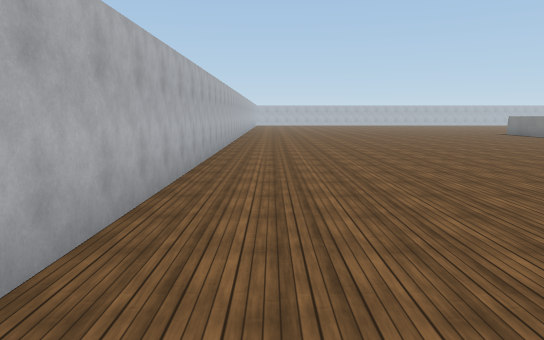
view 1 (above)

23 first-person views from a walk through a world built for the Webots simulator. The camera is 1 m above the floor, tilts 8° down and sees 70° across. The floor is counted in squares, 1 m on a side. Each view is taken from the middle of a square. On the plan, view 1 faces up. The plan holds only what a view shows up to about 14 squares ahead; the rest is blank. The place goes on beyond the plan. The robots in the file are not drawn. Webots' stock objects and surfaces are drawn as simple stand-ins.

view 2
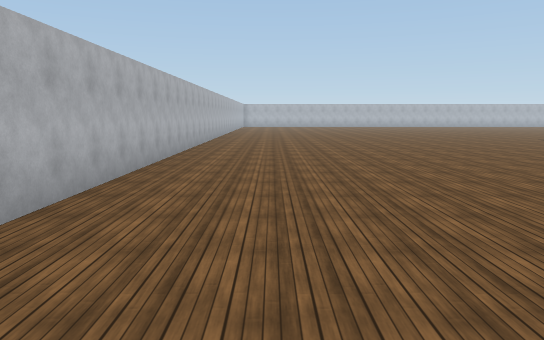

view 3
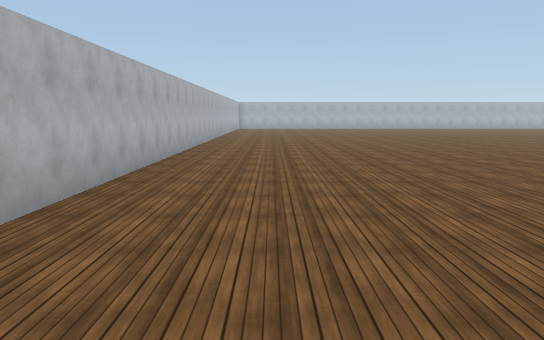

view 4
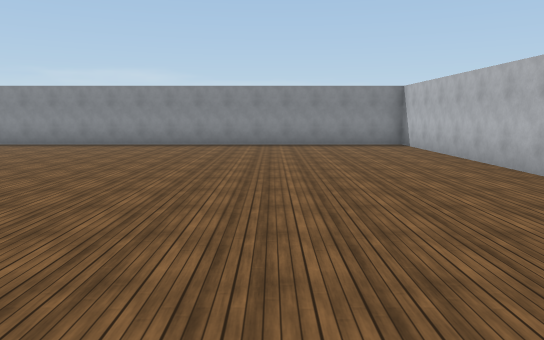

view 5
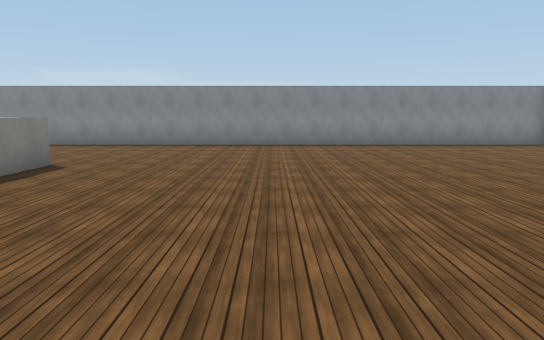

view 6
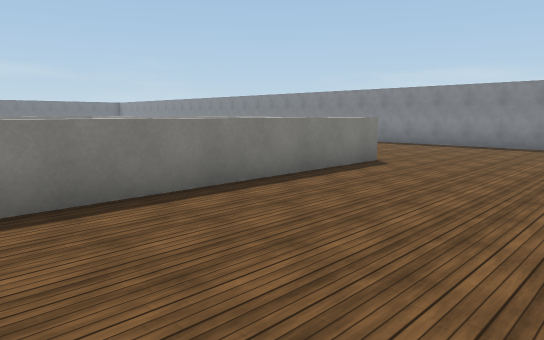

view 7
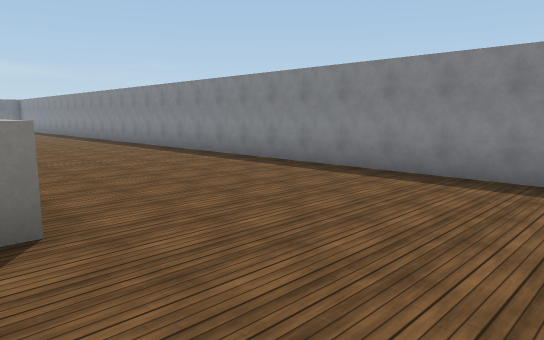

view 8
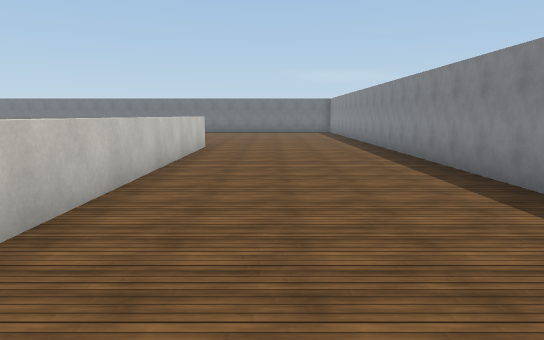

view 9
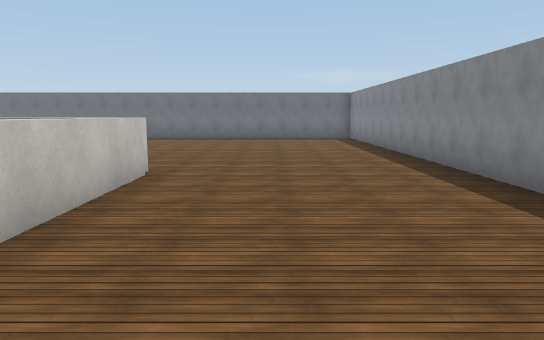

view 10
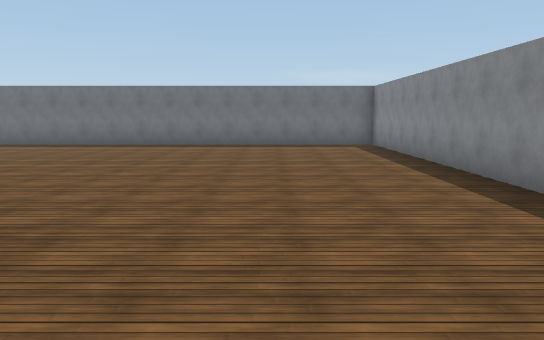

view 11
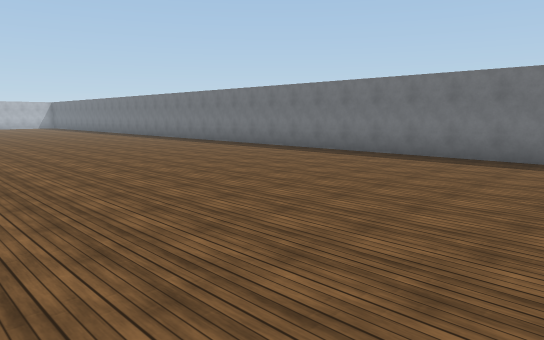

view 12
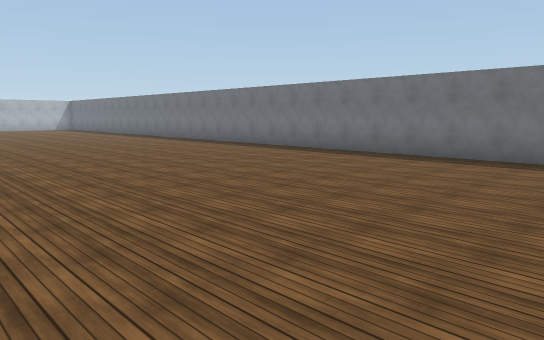

view 13
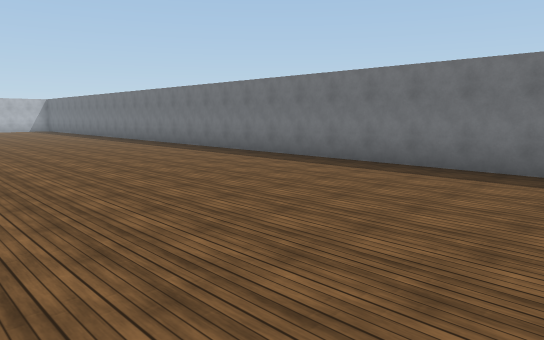

view 14
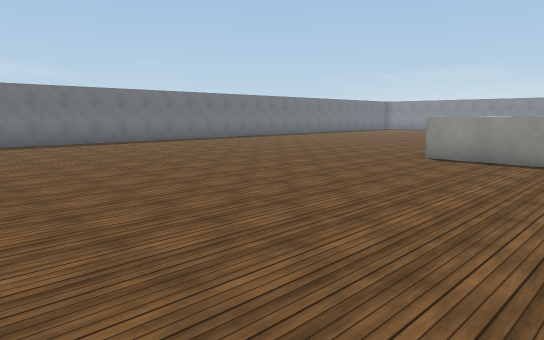

view 15
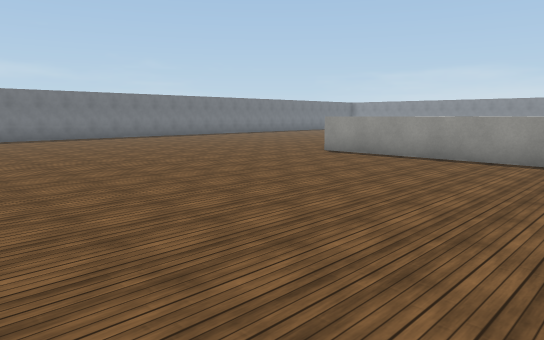

view 16
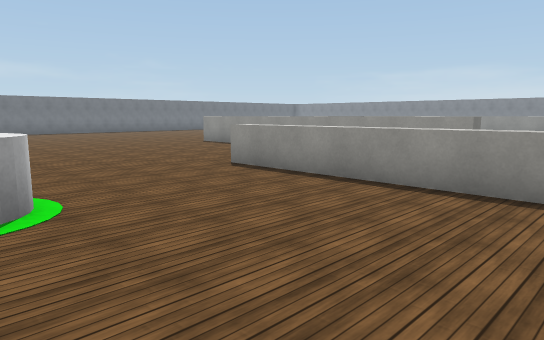

view 17
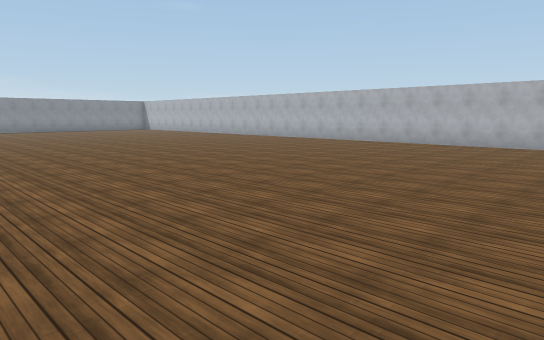

view 18
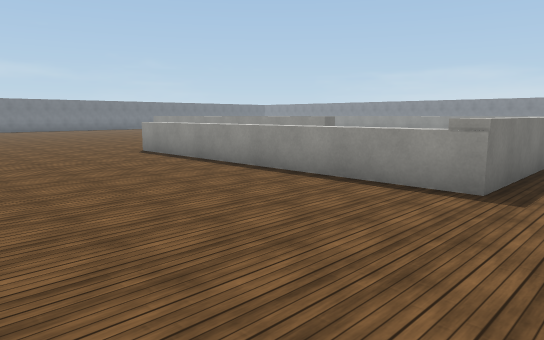

view 19
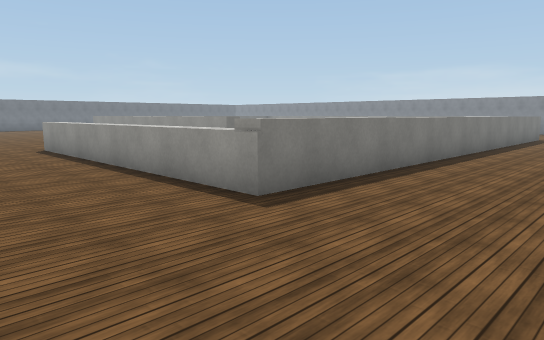

view 20
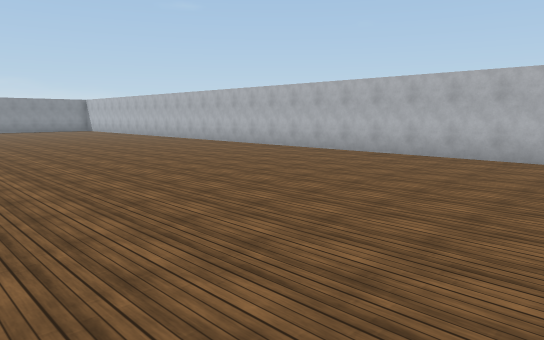

view 21
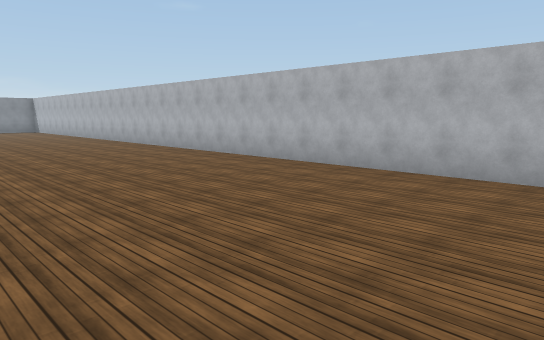

view 22
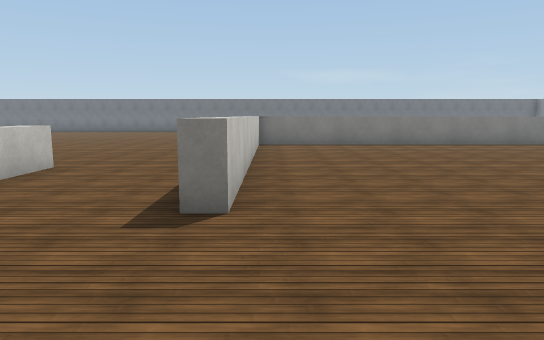

view 23
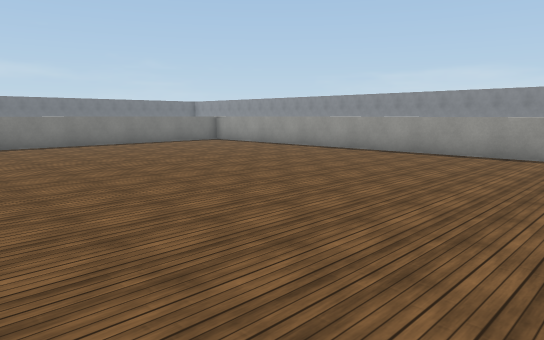

### Floor plan
Key: @ floor where view 1 was taken; # wall or solid block; . floor; = window, fence, low wall or low ledge; C white cylinder.
Columns run from 2 left of view 1 to 39 right of it. Each row starts with its distance up from view 1.
 26     .. .. ........ ..CC. .. ..      ...
 25 #.....................C................. #
 24 #........................................#
 23 #........................................#
 22 #........................................#
 21 #........................................#
 20 #..............=========.................#
 19 #..............=    .....................#
 18 #..............=  .......................#
 17 #..............=  ..===========..........#
 16 #..............=. ............=..........#
 15 #..............= .............=..........#
 14 #..............=..............=..........#
 13 #..............=..............=..........#
 12 #..............= .............=..........#
 11 #..............= .............= .........#
 10 #..............= .............=..........#
  9 #..............= .............=..........#
  8 #..............= .............=..........#
  7 #..............=  .........  .=..........#
  6 #..............==============  ..........#
  5 #..............=    ===========..........#
  4 #........................................#
  3 #........................................#
  2 #........................................#
  1 #........................................#
  0 #.@......................................#
 -1 ##########################################

Where each view was taken, in squares from view 1:
view 1: 0 up, 0 right, facing up
view 2: 5 up, 1 right, facing up
view 3: 10 up, 1 right, facing up
view 4: 13 up, 3 right, facing down
view 5: 13 up, 8 right, facing down
view 6: 13 up, 8 right, facing down-right
view 7: 6 up, 9 right, facing down-right
view 8: 3 up, 15 right, facing right
view 9: 3 up, 21 right, facing right
view 10: 3 up, 25 right, facing right
view 11: 6 up, 29 right, facing up-right
view 12: 10 up, 29 right, facing up-right
view 13: 12 up, 31 right, facing up-right
view 14: 26 up, 24 right, facing down-right
view 15: 26 up, 21 right, facing down-right
view 16: 26 up, 15 right, facing down-right
view 17: 26 up, 12 right, facing down-left
view 18: 26 up, 11 right, facing down-right
view 19: 24 up, 9 right, facing down-right
view 20: 26 up, 8 right, facing down-left
view 21: 26 up, 5 right, facing down-left
view 22: 16 up, 14 right, facing right
view 23: 16 up, 14 right, facing down-right
